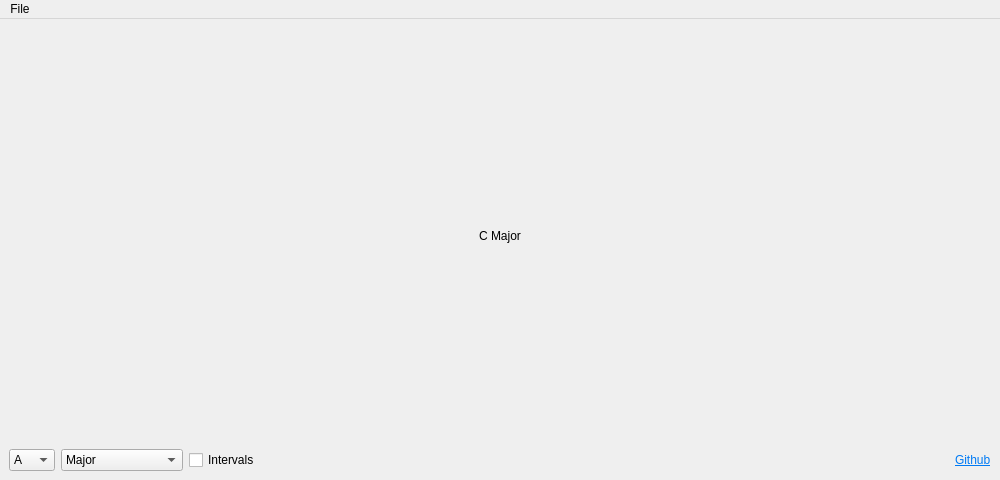
<?xml version="1.0" encoding="UTF-8"?>
<ui version="4.0">
 <class>GuitarScales</class>
 <widget class="QMainWindow" name="GuitarScales">
  <property name="geometry">
   <rect>
    <x>0</x>
    <y>0</y>
    <width>1000</width>
    <height>480</height>
   </rect>
  </property>
  <property name="windowTitle">
   <string>GuitarScales</string>
  </property>
  <widget class="QWidget" name="centralwidget">
   <layout class="QGridLayout" name="gridLayout_2" rowstretch="1,10,1">
    <item row="2" column="0">
     <layout class="QGridLayout" name="gridLayout_3">
      <item row="0" column="1">
       <widget class="QComboBox" name="cbMode">
        <item>
         <property name="text">
          <string>Major</string>
         </property>
        </item>
        <item>
         <property name="text">
          <string>Minor</string>
         </property>
        </item>
        <item>
         <property name="text">
          <string>Pentatonic Major</string>
         </property>
        </item>
        <item>
         <property name="text">
          <string>Pentatonic Minor</string>
         </property>
        </item>
        <item>
         <property name="text">
          <string>Chromatic</string>
         </property>
        </item>
       </widget>
      </item>
      <item row="0" column="0">
       <widget class="QComboBox" name="cbNote">
        <property name="currentText">
         <string>A</string>
        </property>
        <item>
         <property name="text">
          <string>A</string>
         </property>
        </item>
        <item>
         <property name="text">
          <string>A#</string>
         </property>
        </item>
        <item>
         <property name="text">
          <string>B</string>
         </property>
        </item>
        <item>
         <property name="text">
          <string>C</string>
         </property>
        </item>
        <item>
         <property name="text">
          <string>C#</string>
         </property>
        </item>
        <item>
         <property name="text">
          <string>D</string>
         </property>
        </item>
        <item>
         <property name="text">
          <string>D#</string>
         </property>
        </item>
        <item>
         <property name="text">
          <string>E</string>
         </property>
        </item>
        <item>
         <property name="text">
          <string>F</string>
         </property>
        </item>
        <item>
         <property name="text">
          <string>F#</string>
         </property>
        </item>
        <item>
         <property name="text">
          <string>G</string>
         </property>
        </item>
        <item>
         <property name="text">
          <string>G#</string>
         </property>
        </item>
       </widget>
      </item>
      <item row="0" column="3">
       <spacer name="horizontalSpacer_2">
        <property name="orientation">
         <enum>Qt::Horizontal</enum>
        </property>
        <property name="sizeHint" stdset="0">
         <size>
          <width>40</width>
          <height>20</height>
         </size>
        </property>
       </spacer>
      </item>
      <item row="0" column="2">
       <widget class="QCheckBox" name="cbScaleDegrees">
        <property name="text">
         <string>Intervals</string>
        </property>
       </widget>
      </item>
      <item row="0" column="6">
       <widget class="QLabel" name="label">
        <property name="text">
         <string>&lt;html&gt;&lt;head/&gt;&lt;body&gt;&lt;p&gt;&lt;a href=&quot;https://github.com/UnkindledTwo&quot;&gt;&lt;span style=&quot; text-decoration: underline; color:#007af4;&quot;&gt;Github&lt;/span&gt;&lt;/a&gt;&lt;/p&gt;&lt;/body&gt;&lt;/html&gt;</string>
        </property>
       </widget>
      </item>
     </layout>
    </item>
    <item row="1" column="0">
     <layout class="QGridLayout" name="gridLayout"/>
    </item>
    <item row="0" column="0">
     <widget class="QLabel" name="lScaleName">
      <property name="text">
       <string>C Major</string>
      </property>
      <property name="alignment">
       <set>Qt::AlignCenter</set>
      </property>
     </widget>
    </item>
   </layout>
  </widget>
  <widget class="QMenuBar" name="menubar">
   <property name="geometry">
    <rect>
     <x>0</x>
     <y>0</y>
     <width>1000</width>
     <height>20</height>
    </rect>
   </property>
   <widget class="QMenu" name="menuFile">
    <property name="title">
     <string>File</string>
    </property>
    <addaction name="actionSet_Colors"/>
   </widget>
   <addaction name="menuFile"/>
  </widget>
  <action name="actionSet_Colors">
   <property name="text">
    <string>Set Colors</string>
   </property>
  </action>
 </widget>
 <resources/>
 <connections/>
</ui>
